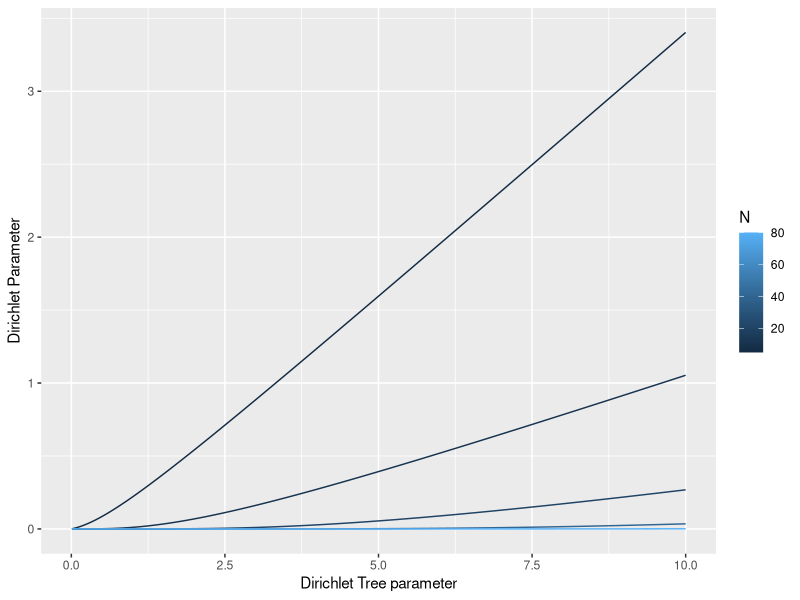
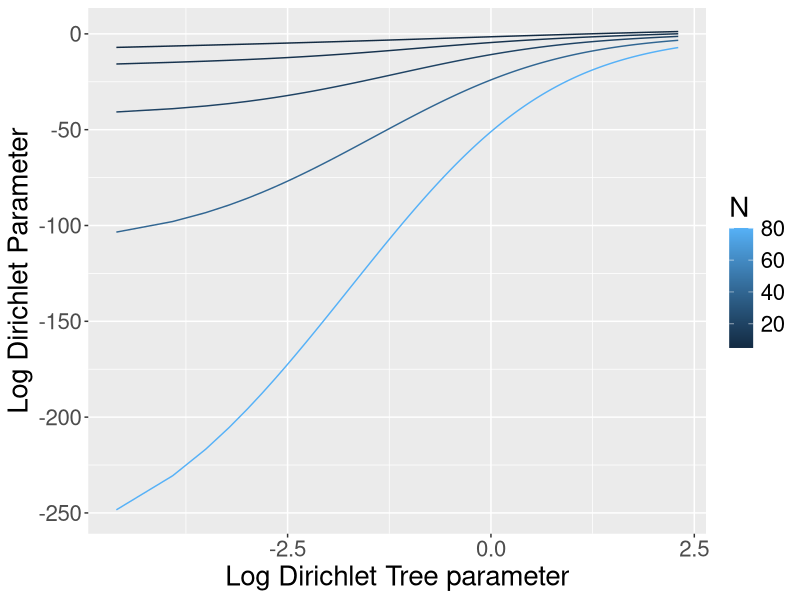

The R source for these figures, in order:
#!/usr/bin/Rscript

require(ggplot2)

# Dirichlet scale parameter with equivalent variance
getDirScale <- function(s, n){
  n.fac <- factorial(n)
  # Calculate f(s.dt, 1, n)
  f <- 1
  for (l in 2:n) {
    f <- f * (1+s)/(1+l*s)
  }
  s.dir <- (1 - f)/(f * n.fac - 1)
  return(s.dir)
}

out.dtree.alpha <- c()
out.dir.alpha <- c()
out.ns <- c()

ns <- c(5,10,20,40,80)
dtree.alpha <- 1:1000/100

for (n in ns) {
  for (a in dtree.alpha) {
    out.dtree.alpha <- c(out.dtree.alpha, a)
    out.ns <- c(out.ns, n)
    out.dir.alpha <- c(out.dir.alpha, getDirScale(a, n))
  }
}

outdf <- data.frame(N=out.ns, dtree.alpha=out.dtree.alpha, dir.alpha=out.dir.alpha)
png('alphas.png', height=600, width=800)
ggplot(outdf, aes(x=dtree.alpha, y=dir.alpha, col=N, group=N)) +
  geom_line() +
  labs(x = "Dirichlet Tree parameter", y = "Dirichlet Parameter")
dev.off()

png('log-alphas.png', height=600, width=800)
ggplot(outdf, aes(x=log(dtree.alpha), y=log(dir.alpha), col=N, group=N)) +
  geom_line() +
  labs(x = "Log Dirichlet Tree parameter", y = "Log Dirichlet Parameter") +
  theme(text = element_text(size = 20))
dev.off()
